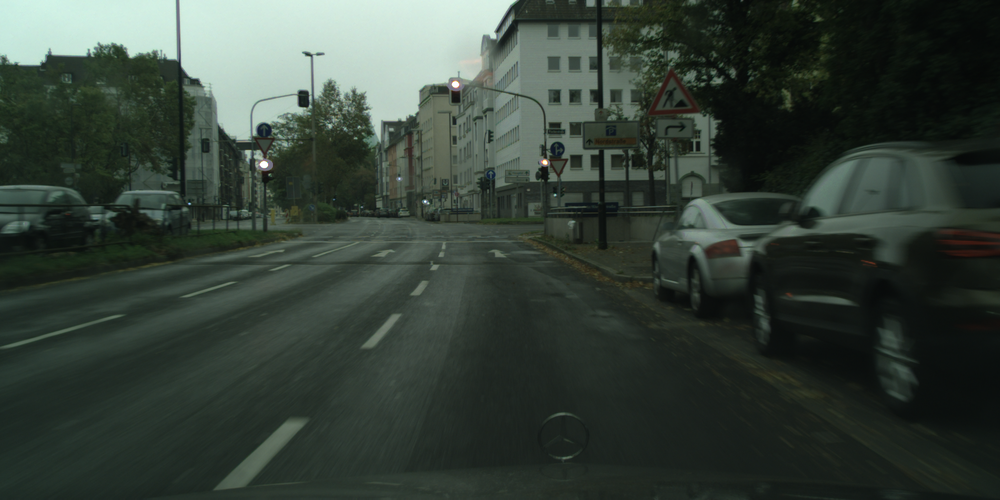
#> input picture data/dusseldorf_000049_000024_leftImg8bit.png, 1000 x 500 px, shrunk from 2048 x 1024 before the run
$ python -i find_tfl_lights.py   (imports and definitions only)
#> lines starting #> are read from the running program, lines starting #| are printed output that depends on the picture
#> further down, picture is the input picture: shape (500, 1000, 3); mean B, G, R 56.4, 64.6, 53.7
from skimage.feature import peak_local_max
import numpy as np
from scipy import signal as sg
import cv2
from PIL import Image


def create_kernel(length, radius=None):
    kernel = np.ones((length, length)) * -2 / (length ** 2)
    center = (int(length / 2), int(length / 2))
    if radius is None:
        radius = min(center[0], center[1], length - center[0], length - center[1]) * 0.5

    Y, X = np.ogrid[:length, :length]
    dist_from_center = np.sqrt((X - center[0]) ** 2 + (Y - center[1]) ** 2)

    kernel[dist_from_center <= radius] = 20 / (length ** 2)
    return kernel


def find_tfl_lights(c_image: np.ndarray, **kwargs):
    kernel = create_kernel(17, 3)
    red = c_image[:, :, 0]
    green = c_image[:, :, 1]
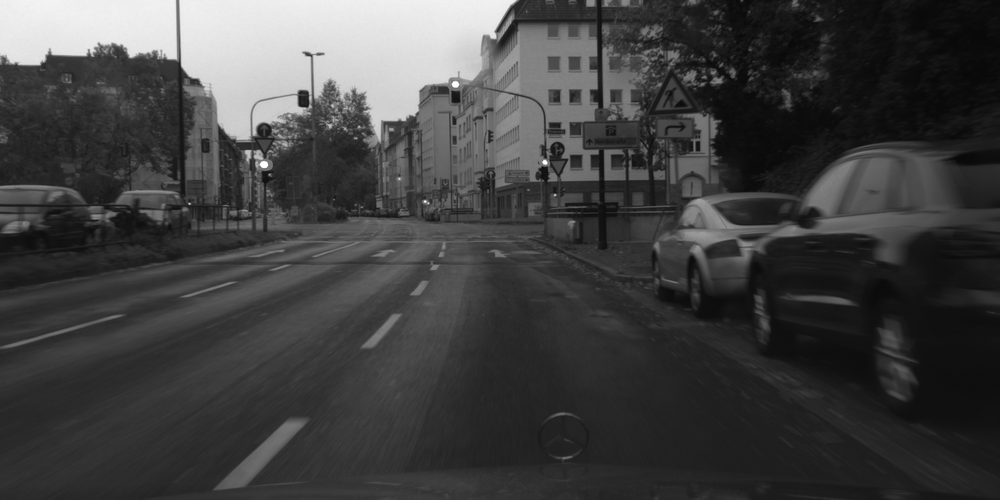
#> green: shape (500, 1000); min 8, max 255, mean 64.6
    grad_r = sg.convolve2d(red, kernel, mode='same')
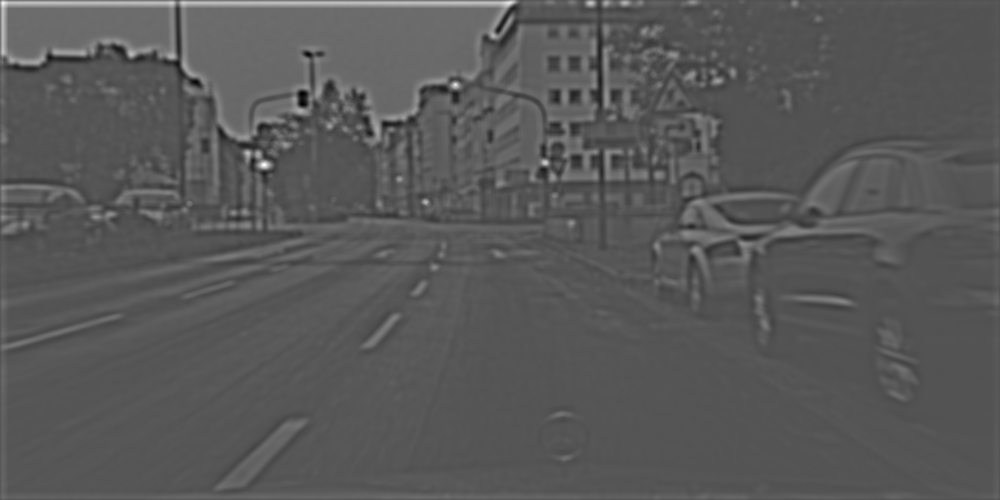
#> grad_r: shape (500, 1000) float64; min -145.1, max 307.2, mean 12.9; drawn with min black and max white
    grad_g = sg.convolve2d(green, kernel, mode='same')
    coordinates_red = peak_local_max(grad_r, min_distance=20, num_peaks=10)
#> coordinates_red = [[164, 264], [84, 455], [163, 545], [54, 131], [202, 425], [35, 493], [56, 172], [110, 300], [129, 377], [53, 82]]
    coordinates_green = peak_local_max(grad_g, min_distance=20, num_peaks=10)
#> coordinates_green = [[164, 264], [84, 455], [162, 545], [54, 131], [35, 493], [56, 172], [110, 300], [62, 37], [53, 82], [129, 377]]
    x_red = coordinates_red[:, -1]
#> x_red = [264, 455, 545, 131, 425, 493, 172, 300, 377, 82]
    y_red = coordinates_red[:, 0]
#> y_red = [164, 84, 163, 54, 202, 35, 56, 110, 129, 53]
    x_green = coordinates_green[:, -1]
#> x_green = [264, 455, 545, 131, 493, 172, 300, 37, 82, 377]
    y_green = coordinates_green[:, 0]
#> y_green = [164, 84, 162, 54, 35, 56, 110, 62, 53, 129]
    return x_red, y_red, x_green, y_green


def run_and_print(c_image: np.ndarray):
    x_red, y_red, x_green, y_green = find_tfl_lights(c_image)

    for x, y in zip(x_red, y_red):
        cv2.circle(c_image, (x, y), 5, (255, 0, 0), -1)

    for x, y in zip(x_green, y_green):
        cv2.circle(c_image, (x, y), 5, (0, 255, 0), -1)

    Image.fromarray(c_image).show()

>>> import cv2
>>> picture = cv2.imread('../../data/dusseldorf_000049_000024_leftImg8bit.png')
>>> result = find_tfl_lights(picture)
#> result = ([264, 455, 545, 131, 425, 493, 172, 300, 377, 82], [164, 84, 163, 54, 202, 35, 56, 110, 129, 53], [264, 455, 545, 131, 493, 172, 300, 37, 82, 377], [164, 84, 162, 54, 35, 56, 110, 62, 53, 129])

$ run again, on data/dusseldorf_000049_000026_leftImg8bit.png
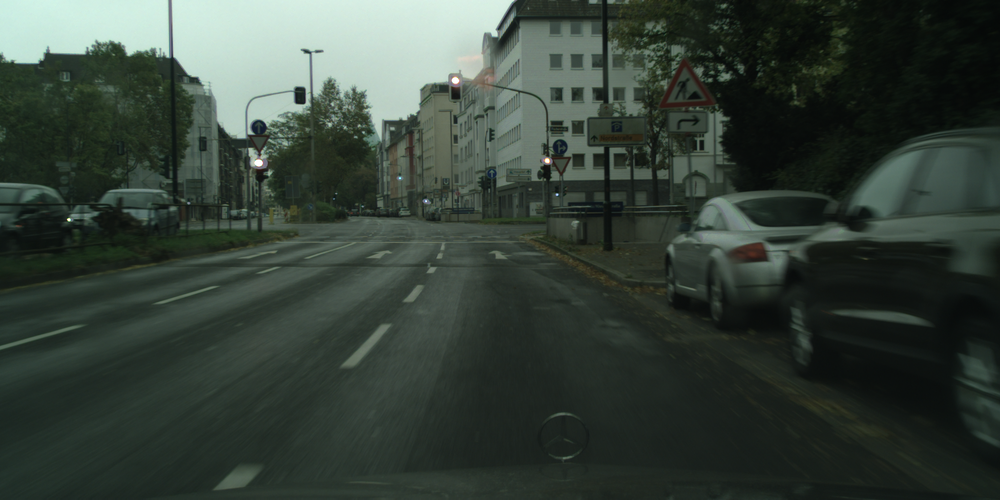
#> input picture data/dusseldorf_000049_000026_leftImg8bit.png, 1000 x 500 px, shrunk from 2048 x 1024 before the run
#> picture is the input picture: shape (500, 1000, 3); mean B, G, R 57.1, 65.4, 54.2
#> in find_tfl_lights, `green = c_image[:, :, 1]`:
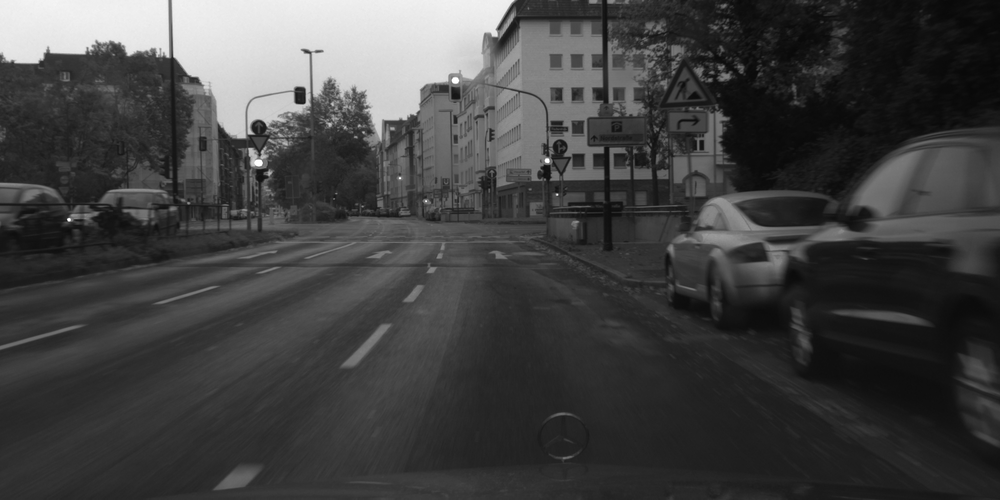
#> green: shape (500, 1000); min 8, max 255, mean 65.4
#> in find_tfl_lights, `grad_r = sg.convolve2d(red, kernel, mode='same')`:
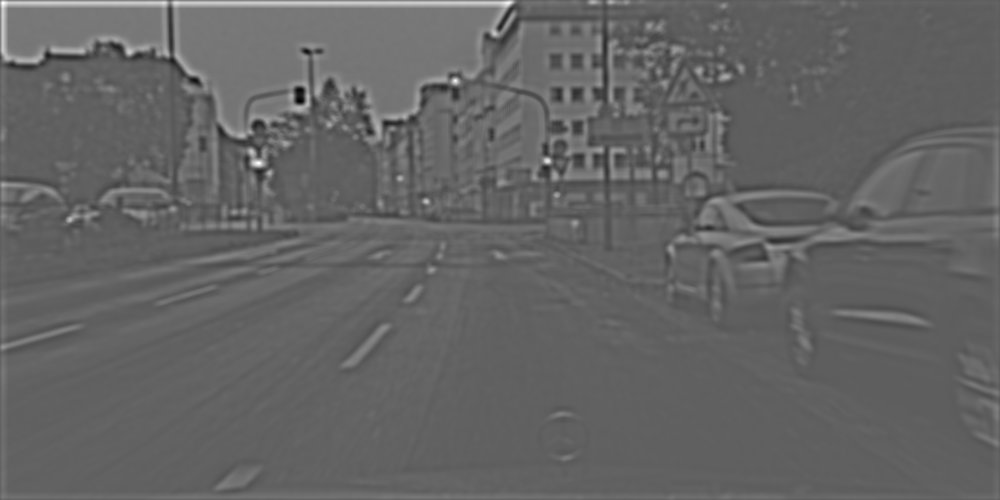
#> grad_r: shape (500, 1000) float64; min -160.2, max 278.6, mean 13.1; drawn with min black and max white
#> coordinates_red = [[163, 258], [80, 455], [161, 547], [52, 129], [33, 494], [201, 426], [219, 70], [51, 81], [104, 307], [60, 35]]
#> coordinates_green = [[160, 547], [163, 258], [80, 455], [33, 494], [219, 70], [52, 129], [51, 81], [60, 35], [104, 307], [52, 166]]
#> x_red = [258, 455, 547, 129, 494, 426, 70, 81, 307, 35]
#> y_red = [163, 80, 161, 52, 33, 201, 219, 51, 104, 60]
#> x_green = [547, 258, 455, 494, 70, 129, 81, 35, 307, 166]
#> y_green = [160, 163, 80, 33, 219, 52, 51, 60, 104, 52]
#> result = ([258, 455, 547, 129, 494, 426, 70, 81, 307, 35], [163, 80, 161, 52, 33, 201, 219, 51, 104, 60], [547, 258, 455, 494, 70, 129, 81, 35, 307, 166], [160, 163, 80, 33, 219, 52, 51, 60, 104, 52])
